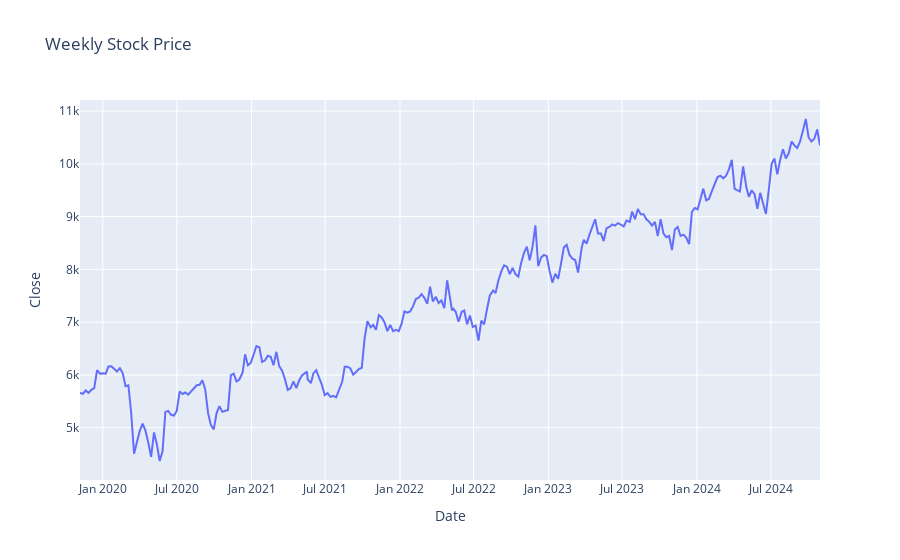

Notebook code for this chart:
### Code cell
fig = px.line(output, x=output.index, y="Close", title='Weekly Stock Price')
fig.show()

### Figure 1 — Plotly figure (JSON) as saved in the notebook; plotly's stock layout.template omitted (floating-point values rounded to 4 significant figures; data arrays with more than 128 entries replaced by an {"elided": "..."} marker saying what was removed)
{"data": [{"hovertemplate": "Date=%{x}<br>Close=%{y}<extra></extra>", "legendgroup": "", "line": {"color": "#636efa", "dash": "solid"}, "marker": {"symbol": "circle"}, "mode": "lines", "name": "", "orientation": "v", "showlegend": false, "type": "scatter", "x": {"elided": "260 str values"}, "xaxis": "x", "y": {"elided": "260 float values"}, "yaxis": "y"}], "layout": {"legend": {"tracegroupgap": 0}, "title": {"text": "Weekly Stock Price"}, "xaxis": {"anchor": "y", "domain": [0, 1], "title": {"text": "Date"}}, "yaxis": {"anchor": "x", "domain": [0, 1], "title": {"text": "Close"}}}}
